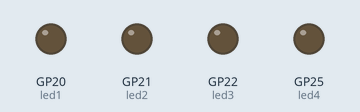
Simulated run of this program. Board: Raspberry Pi Pico running MicroPython. On the bench: output pins drawn as LEDs (lit = HIGH).

Above: at 1.0 s.
At 2.5 s:
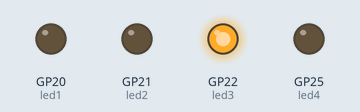
At 3.5 s:
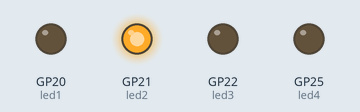
At 4.5 s:
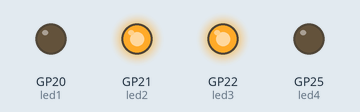
At 6.5 s:
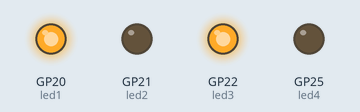
At 8.5 s:
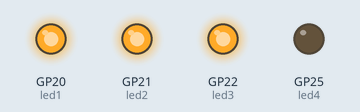
Timing chart, 0 to 10.4 s (numbered marks = the images above):
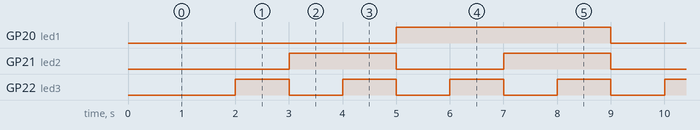

Measured:
- by itself, GP20 (led1): alternates HIGH for 4.0 s and LOW for 4.0 s
- by itself, GP21 (led2): alternates HIGH for 2.0 s and LOW for 2.0 s
- by itself, GP22 (led3): alternates HIGH for 1.0 s and LOW for 1.0 s

The program:

E1.2vallin.py
```python
from math import floor
import machine, time

led1 = machine.Pin(20, machine.Pin.OUT)
led2 = machine.Pin(21, machine.Pin.OUT)
led3 = machine.Pin(22, machine.Pin.OUT)
led4 = machine.Pin('LED', machine.Pin.OUT)

#Decimal to binary
def binary(num):
    binary = []
    #Range is number of bits to use
    for i in range(3):
        binary.insert(0, num%2)
        num=floor(num/2)
    return binary

arr = []

#Construct binary array
for i in range(0, 8):
    arr.append(binary(i))

while True:
    for b in arr:
        led4.value(0)
        time.sleep(1)
        led4.toggle()
        led1.value(b[0])
        led2.value(b[1])
        led3.value(b[2])
        
```
